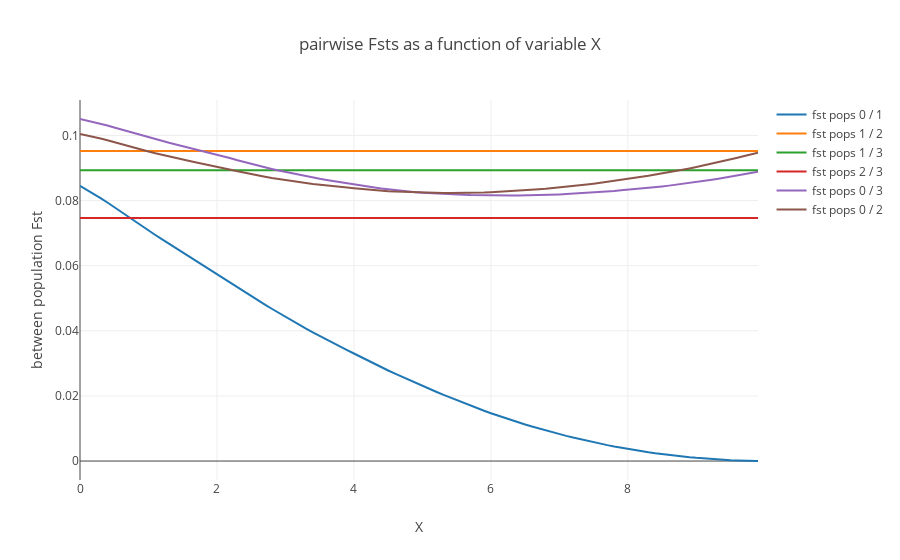

Notebook source saved alongside this figure:
### Markdown cell above
### Simulation overview

We analyse the combinations of Fsts produced during our simulations.

### Code cell
#### We're going to do something different now. We'll have two points get closer together in time.
#first chose two



labels= []
Fsts_crawl= []
angle_list= []
Distances_crawl= []


for angle in Euclidian_range:
    coords= features[Pops,:]
    vector2= coords[target[1]] - coords[target[0]]

    #coords[target[0]] = coords[target[0]] + [sin(angle) * x for x in vector2]
    coords[target[0]] = coords[target[0]] + [angle / 10 * x for x in vector2]
    
    new_freqs= pca.inverse_transform(coords)
    
    #new_freqs[target[0]]= pca.inverse_transform(coords[target[0]])
    new_freqs[new_freqs > 1] = 1
    new_freqs[new_freqs < 0] = 0

    Pairwise= return_fsts2(new_freqs)
    
    Distances= []
    for train in it.combinations([x for x in range(new_freqs.shape[0])],2):
        Distances.append(np.sqrt((coords[train[0]][0] - coords[train[1]][0])**2 + (coords[train[0]][1] - coords[train[1]][1])**2) + (coords[train[0]][2] - coords[train[1]][2])**2)
    Distances_crawl.extend(Distances)
    
    labels.extend(Pairwise.pops)
    
    Fsts_crawl.extend(Pairwise.fst)
    angle_list.extend([angle] * Pairwise.shape[0])


Control= np.array([angle_list,Fsts_crawl]).T


coords= {z:[x for x in range(len(labels)) if labels[x] == z] for z in list(set(labels))}

fig_data= [go.Scatter(
x= Control[coords[i],0],
y= Control[coords[i],1],
mode= 'lines',
name= 'fst pops {} / {}'.format(i[0],i[1])
) for i in coords.keys()
]

layout = go.Layout(
    title= 'pairwise Fsts as a function of variable X',
    yaxis=dict(
        title='between population Fst'),
    xaxis=dict(
        title='X')
)

fig= go.Figure(data=fig_data, layout=layout)
iplot(fig)
